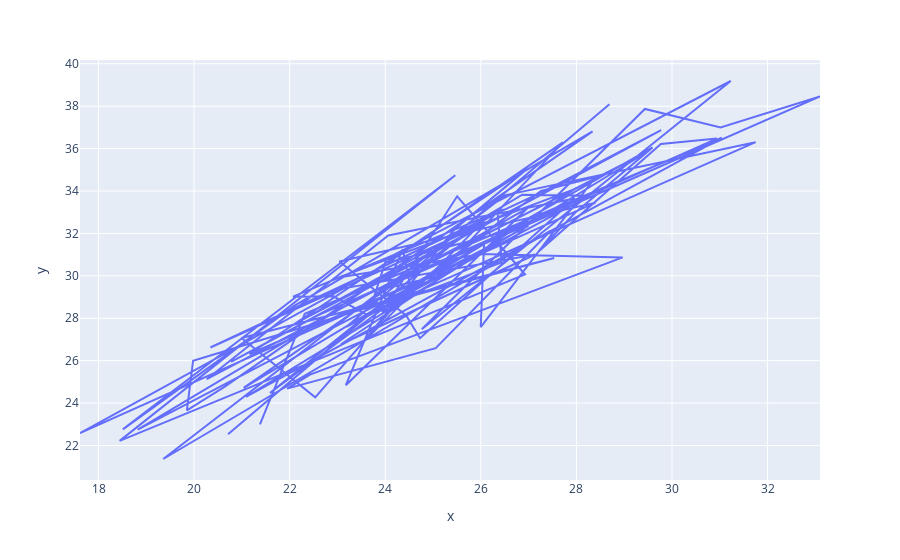

This figure's notebook cell:
### Markdown cell above
### Line plot

### Code cell
px.line(x=salary_madrid, y=salary_barcelona)
